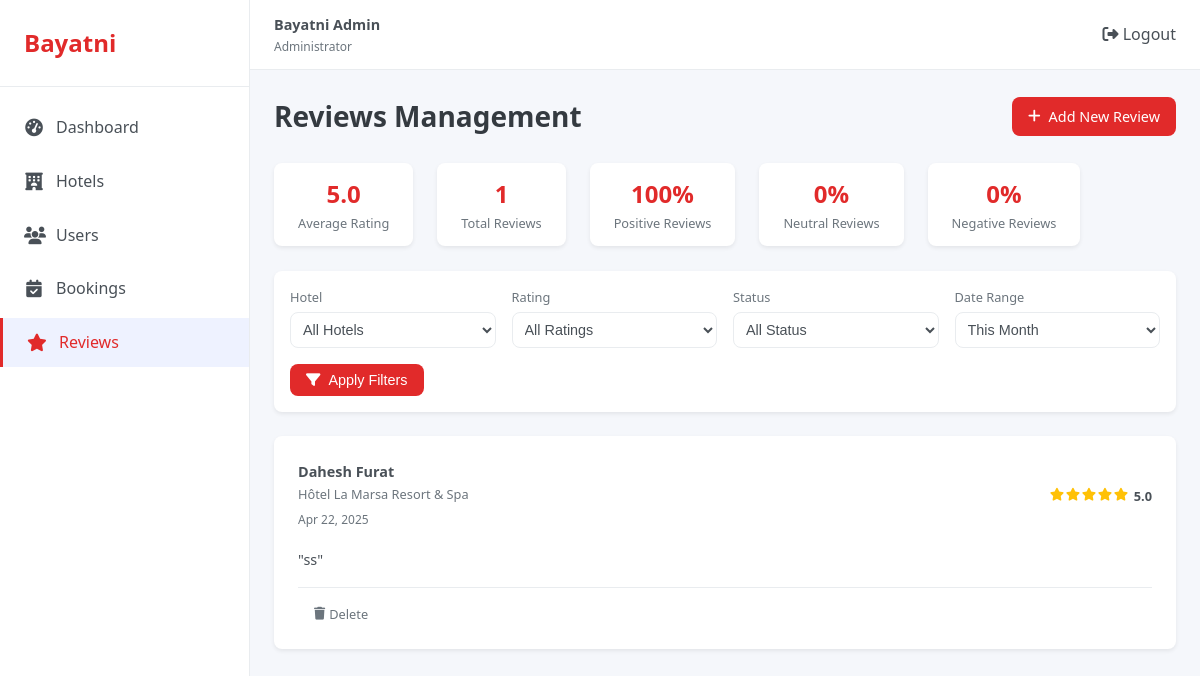
Screenshot of /admin/app/controllers/reviews/reviews.php (signed in) with the database file from the repository.
### tables this page shows
CREATE TABLE `reviews` (
  `id` int(11) NOT NULL,
  `user_id` int(11) NOT NULL,
  `hotel_id` int(11) NOT NULL,
  `booking_id` int(11) DEFAULT NULL,
  `rating` int(1) NOT NULL,
  `comment` text DEFAULT NULL,
  `review_date` timestamp NOT NULL DEFAULT current_timestamp()
);

CREATE TABLE `users` (
  `id` int(11) NOT NULL,
  `firstname` varchar(30) NOT NULL,
  `lastname` varchar(30) NOT NULL,
  `fullname` varchar(100) NOT NULL,
  `birthday` date NOT NULL,
  `email` varchar(100) NOT NULL,
  `status` enum('active','suspended') NOT NULL,
  `password` varchar(255) NOT NULL,
  `card_number` varchar(16) NOT NULL,
  `card_name` varchar(100) NOT NULL,
  `card_expire` varchar(5) NOT NULL,
  `card_cvc` varchar(4) NOT NULL,
  `created_at` timestamp NOT NULL DEFAULT current_timestamp()
);

CREATE TABLE `hotels` (
  `id` int(11) NOT NULL,
  `title` varchar(100) NOT NULL,
  `location` varchar(100) NOT NULL,
  `price` decimal(10,2) NOT NULL,
  `rating` int(1) NOT NULL,
  `reviews_count` int(11) NOT NULL DEFAULT 0,
  `region` enum('tunis','hammamet','sousse','djerba','tabarka') NOT NULL,
  `image_url` varchar(255) NOT NULL,
  `features` varchar(255) DEFAULT NULL,
  `created_at` timestamp NOT NULL DEFAULT current_timestamp()
);

### admin/app/controllers/Reviews/reviews.php (the view, shortened to what this page needs)
<?php
require_once __DIR__ .'/../../../config/config.php';
$dateRange = isset($_GET['date_range']) ? $_GET['date_range'] : 'month';
$query = "SELECT r.id, r.rating, r.comment, r.review_date,
                 u.fullname as reviewer_name, h.title as hotel_name,
                 u.id as user_id, h.id as hotel_id
          FROM reviews r
          JOIN users u ON r.user_id = u.id
          JOIN hotels h ON r.hotel_id = h.id
          WHERE 1=1";
switch ($dateRange) {
    case 'month':
        $query .= " AND r.review_date >= DATE_SUB(NOW(), INTERVAL 1 MONTH)";
        break;
}
$query .= " ORDER BY r.review_date DESC";
$result = $conn->query($query);
$reviews = [];
if ($result) {
    while ($row = $result->fetch_assoc()) {
        $reviews[] = $row;
    }
}
$totalReviewsQuery = "SELECT COUNT(*) as total, AVG(rating) as avg_rating FROM reviews";
$result = $conn->query($totalReviewsQuery);
$reviewStats = $result->fetch_assoc();
$positiveReviewsQuery = "SELECT COUNT(*) as total FROM reviews WHERE rating >= 4";
$result = $conn->query($positiveReviewsQuery);
$positiveReviews = $result->fetch_assoc()['total'];
$positivePercentage = ($reviewStats['total'] > 0) ? round(($positiveReviews / $reviewStats['total']) * 100) : 0;
$neutralReviewsQuery = "SELECT COUNT(*) as total FROM reviews WHERE rating like 3";
$result = $conn->query($neutralReviewsQuery);
$neutralReviews = $result->fetch_assoc()['total'];
$neutralPercentage = ($reviewStats['total'] > 0) ? round(($neutralReviews / $reviewStats['total']) * 100) : 0;
$negativeReviewsQuery = "SELECT COUNT(*) as total FROM reviews WHERE rating < 3";
$result = $conn->query($negativeReviewsQuery);
$negativeReviews = $result->fetch_assoc()['total'];
$negativePercentage = ($reviewStats['total'] > 0) ? round(($negativeReviews / $reviewStats['total']) * 100) : 0;
?>
<!DOCTYPE html>
<html lang="en">
<head>
    <link rel="stylesheet" href="../../../public/css/styles.css">
    <link rel="stylesheet" href="https://cdnjs.cloudflare.com/ajax/libs/font-awesome/6.4.0/css/all.min.css">
</head>
<body>
    <div class="dashboard">
    <?php include __DIR__ .'/../../../includes/sidebar.php'; ?>
        <main class="main-content">
        <?php include __DIR__ .'/../../../includes/header.php'; ?>
            <div class="dashboard-content" id="reviews">
                <div class="page-header">
                    <h1>Reviews Management</h1>
                    <a href="review_add.php" class="primary-btn">
                        <i class="fas fa-plus"></i> Add New Review
                    </a>
                </div>
                <div class="review-stats">
                    <div class="review-stat">
                        <span class="stat-value"><?php echo number_format($reviewStats['avg_rating'], 1); ?></span>
                        <span class="stat-label">Average Rating</span>
                    </div>
                    <div class="review-stat">
                        <span class="stat-value"><?php echo number_format($reviewStats['total']); ?></span>
                        <span class="stat-label">Total Reviews</span>
                    </div>
                    <div class="review-stat">
                        <span class="stat-value"><?php echo $positivePercentage; ?>%</span>
                        <span class="stat-label">Positive Reviews</span>
                    </div>
                    <div class="review-stat">
                        <span class="stat-value"><?php echo $neutralPercentage; ?>%</span>
                        <span class="stat-label">Neutral Reviews</span>
                    </div>
                    <div class="review-stat">
                        <span class="stat-value"><?php echo $negativePercentage; ?>%</span>
                        <span class="stat-label">Negative Reviews</span>
                    </div>
                </div>
                <br>
                <form action="reviews.php" method="GET" class="filter-section">
                    <div class="filter-group">
                        <label for="hotel-filter">Hotel</label>
                        <select id="hotel-filter" name="hotel_id">
                            <option value="">All Hotels</option>
                        </select>
                    </div>
                    <div class="filter-group">
                        <label for="rating-filter">Rating</label>
                        <select id="rating-filter" name="rating">
                            <option value="">All Ratings</option>
                        </select>
                    </div>
                    <div class="filter-group">
                        <label for="status-filter">Status</label>
                        <select id="status-filter" name="status">
                            <option value="">All Status</option>
                        </select>
                    </div>
                    <div class="filter-group">
                        <label for="date-range">Date Range</label>
                        <select id="date-range" name="date_range">
                            <option value="month" <?php echo $dateRange == 'month' ? 'selected' : ''; ?>>This Month</option>
                        </select>
                    </div>
                    <button type="submit" class="filter-btn">
                        <i class="fas fa-filter"></i> Apply Filters
                    </button>
                </form>
                <div class="reviews-list">
                    <?php foreach ($reviews as $index => $review): ?>
                    <div class="review-item">
                        <div class="review-header">
                            <div class="reviewer-info">
                                <div>
                                    <h4><?php echo htmlspecialchars($review['reviewer_name']); ?></h4>
                                    <p><?php echo htmlspecialchars($review['hotel_name']); ?></p>
                                    <span class="review-date"><?php echo date('M d, Y', strtotime($review['review_date'])); ?></span>
                                </div>
                            </div>
                            <div class="review-rating">
                                <?php for ($i = 1; $i <= 5; $i++): ?>
                                    <?php if ($i <= $review['rating']): ?>
                                        <i class="fas fa-star"></i>
                                    <?php elseif ($i - 0.5 <= $review['rating']): ?>
                                        <i class="fas fa-star-half-alt"></i>
                                    <?php else: ?>
                                        <i class="far fa-star"></i>
                                    <?php endif; ?>
                                <?php endfor; ?>
                                <span><?php echo number_format($review['rating'], 1); ?></span>
                            </div>
                        </div>
                        <div class="review-content">
                            <p>"<?php echo htmlspecialchars($review['comment']); ?>"</p>
                        </div>
                        <div class="review-footer">
                            <div class="review-actions">
                                <a href="reviews.php?action=delete&id=<?php echo $review['id']; ?>" class="review-action" onclick="return confirm('Are you sure you want to delete this review?');"><i class="fas fa-trash"></i> Delete</a>
                            </div>
                        </div>
                    </div>
                    <?php endforeach; ?>
                </div>
            </div>
        </main>
    </div>
</body>
</html>

### rows the page displays
reviews: user.fullname "Dahesh Furat", hotel.title "Hôtel La Marsa Resort & Spa", review_date "Apr 22, 2025", rating "5.0", comment "ss"

### other values shown
$reviewStats['avg_rating'] "5.0"
$reviewStats['total'] "1"
$positivePercentage "100"
$neutralPercentage "0"
$negativePercentage "0"
